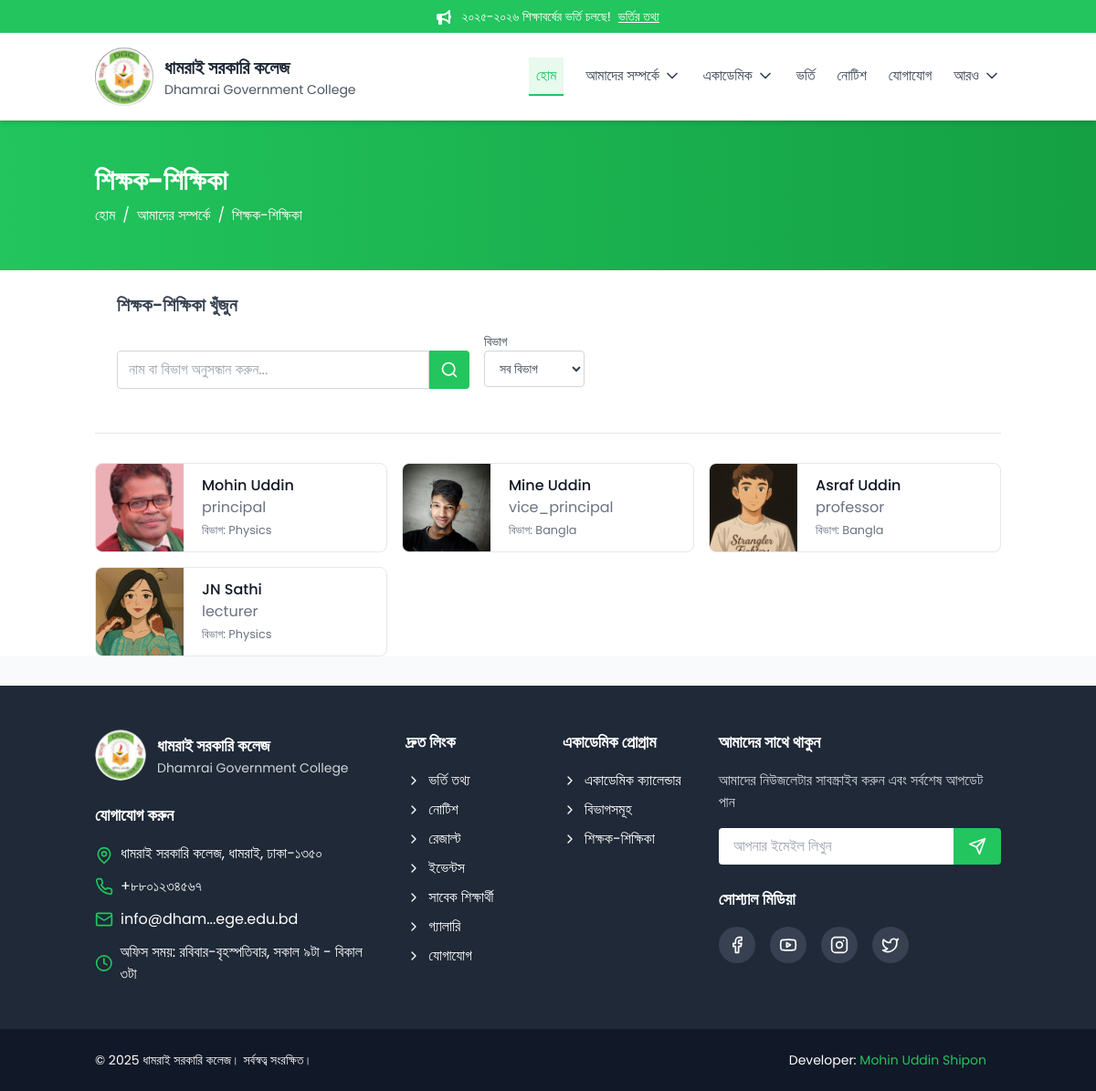
The app's page /about/faculty/ with its own data.
### core/models.py (models this page shows, shortened)
class Faculty(models.Model):
    DESIGNATION_CHOICES = [
        ('Principal', 'Principal'),
        ('Vice Principal', 'Vice Principal'),
        ('Professor', 'Professor'),
        ('Associate Professor', 'Associate Professor'),
        ('Assistant Professor', 'Assistant Professor'),
        ('Lecturer', 'Lecturer'),
        ('Staff', 'Staff'),
    ]
    name = models.CharField(max_length=100)
    designation = models.CharField(max_length=50, choices=DESIGNATION_CHOICES)
    department = models.ForeignKey(Department, on_delete=models.SET_NULL, null=True, blank=True)
    education = models.TextField(null=True)
    bio = models.TextField(null=True)
    photo = models.ImageField(upload_to='faculty/', null=True, blank=True)
    email = models.EmailField(blank=True, null=True)
    phone = models.CharField(max_length=20, blank=True, null=True)
    join_date = models.DateField()
    is_featured = models.BooleanField(default=False)
    slug = models.SlugField(unique=True, blank=True)
    class Meta:
        verbose_name_plural = "Faculty Members"

class Department(models.Model):
    name = models.CharField(max_length=100)
    code = models.CharField(max_length=10)
    description = models.TextField(null=True)
    department_head = models.ForeignKey('Faculty', on_delete=models.SET_NULL, null=True, blank=True, related_name='head_of_department')
    established = models.DateField()
    slug = models.SlugField(unique=True, blank=True)
    def __str__(self):
        return self.name

### core/views.py (the view)
# urls.py: path('about/faculty/', views.FacultyListView.as_view(), name='faculty'),
class FacultyListView(ListView):
    model = Faculty
    template_name = 'about/faculty.html'
    context_object_name = 'faculty'
    def get_queryset(self):
        queryset = super().get_queryset()
        search_query = self.request.GET.get('search', '')
        department_filter = self.request.GET.get('department', '')
        if search_query:
            queryset = queryset.filter(
                Q(name__icontains=search_query) | Q(department__name__icontains=search_query) | Q(designation__icontains=search_query)
            )
        if department_filter:
            queryset = queryset.filter(department__name__icontains=department_filter)
        return queryset
    def get_context_data(self, **kwargs):
        context = super().get_context_data(**kwargs)
        context['departments'] = Department.objects.all()
        context['search_query'] = self.request.GET.get('search', '')
        context['department_filter'] = self.request.GET.get('department', '')
        return context

### templates/about/faculty.html (shortened to what this page needs)
{% extends "base.html" %}
{% load static %}
{% block content %}
<div class="bg-gradient-to-r from-primary to-primary-dark text-white py-12">
    <div class="container mx-auto px-4">
        <h1 class="text-3xl font-bold mb-2">শিক্ষক-শিক্ষিকা</h1>
        <div class="flex items-center">
            <a href="../../index.html" class="hover:text-primary-light transition-colors duration-200">হোম</a>
            <span class="mx-2">/</span>
            <a href="#" class="hover:text-primary-light transition-colors duration-200">আমাদের সম্পর্কে</a>
            <span class="mx-2">/</span>
            <span>শিক্ষক-শিক্ষিকা</span>
        </div>
    </div>
</div>
<section class="mb-8 bg-white">
    <div class="container mx-auto px-4">
        <div class="mb-8">
            <div class="bg-white border-b p-6">
                <h3 class="text-xl font-semibold mb-4">শিক্ষক-শিক্ষিকা খুঁজুন</h3>
                <form method="get" class="md:flex gap-4">
                    <div class="mb-6 mt-5">
                        <div class="flex">
                            <input type="text" id="facultySearch" {% if search_query %}value="{{ search_query }}" {% endif %} name="search" placeholder="নাম বা বিভাগ অনুসন্ধান করুন..." class="w-full px-3 py-2 border border-gray-300 rounded-l focus:outline-none">
                            <button class="bg-primary text-white px-3 py-2 rounded-r" type="submit">
                                <svg xmlns="http://www.w3.org/2000/svg" width="20" height="20" viewBox="0 0 24 24" fill="none" stroke="currentColor" stroke-width="2" stroke-linecap="round" stroke-linejoin="round" class="lucide lucide-search"><circle cx="11" cy="11" r="8"/><path d="m21 21-4.3-4.3"/></svg>
                            </button>
                        </div>
                    </div>
                    <div>
                        <div>
                            <label for="departmentFilter" class="block text-sm font-thin text-gray-700">বিভাগ</label>
                            <select id="departmentFilter" name="department" class="w-full pr-6 px-3 py-2 border border-gray-300 rounded bg-white text-sm focus:outline-none" onchange="this.form.submit()">
                                {% if departments %}
                                <option value="">সব বিভাগ</option>
                                {% else %}
                                <option value="" disabled>কোন বিভাগ নেই</option>
                                {% endif %}
                            </select>
                        </div>
                    </div>
                </form>
            </div>
        </div>
        {% if faculty %}
        <div class="m-4 lg:m-8 grid grid-cols-1 md:grid-cols-2 lg:grid-cols-3 gap-4">
            {% for item in faculty %}
                <div class="w-full">
                    <a href="{% url 'core:faculty_detail' item.slug %}" class="h-full flex items-center cursor-pointer overflow-hidden border border-gray-200 rounded-lg hover:border-primary transition duration-300 ease-in-out">
                      <img alt="team" class="h-24 w-24 bg-gray-100 object-cover object-center flex-shrink-0 mr-2" src="{{item.photo.url}}">
                      <div class="flex-grow p-3">
                        <h2 class="text-gray-900 title-font font-medium ">{{item.name}}</h2>
                        <p class="text-gray-500">{{item.designation}}</p>
                        <small class="text-gray-500">বিভাগ: {{item.department}}</small>
                      </div>
                    </a>
                </div>
            {% endfor %}
        </div>
        {% else %}
        <div class="text-center">
            <h2 class="text-2xl font-semibold text-gray-800">কোন শিক্ষক/শিক্ষিকা পাওয়া যায়নি</h2>
            <p class="mt-4 text-gray-600">দয়া করে আপনার অনুসন্ধানটি পরিবর্তন করুন বা আমাদের সাথে যোগাযোগ করুন।</p>
        </div>
        {% endif %}
    </div>
</section>
{% endblock content %}

### records on screen
Faculty: photo (picture), name "Mohin Uddin", designation "principal", department "Physics"
Faculty: photo (picture), name "Mine Uddin", designation "vice_principal", department "Bangla"
Faculty: photo (picture), name "Asraf Uddin", designation "professor", department "Bangla"
Faculty: photo (picture), name "JN Sathi", designation "lecturer", department "Physics"

### other values on screen
{{ announcement_text }} "২০২৫-২০২৬ শিক্ষাবর্ষের ভর্তি চলছে!"
{{ link_text }} "ভর্তির তথ্য"
